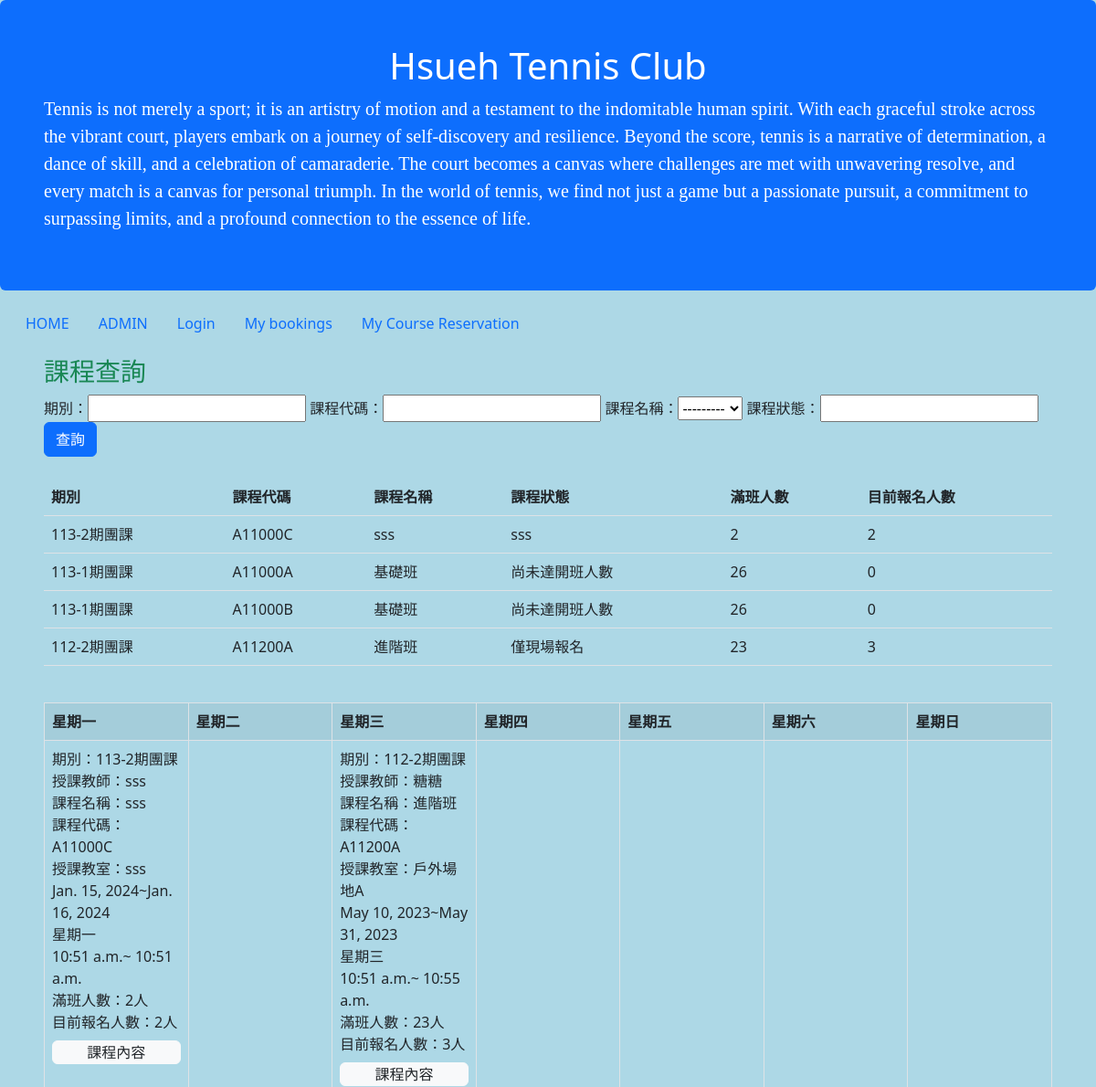
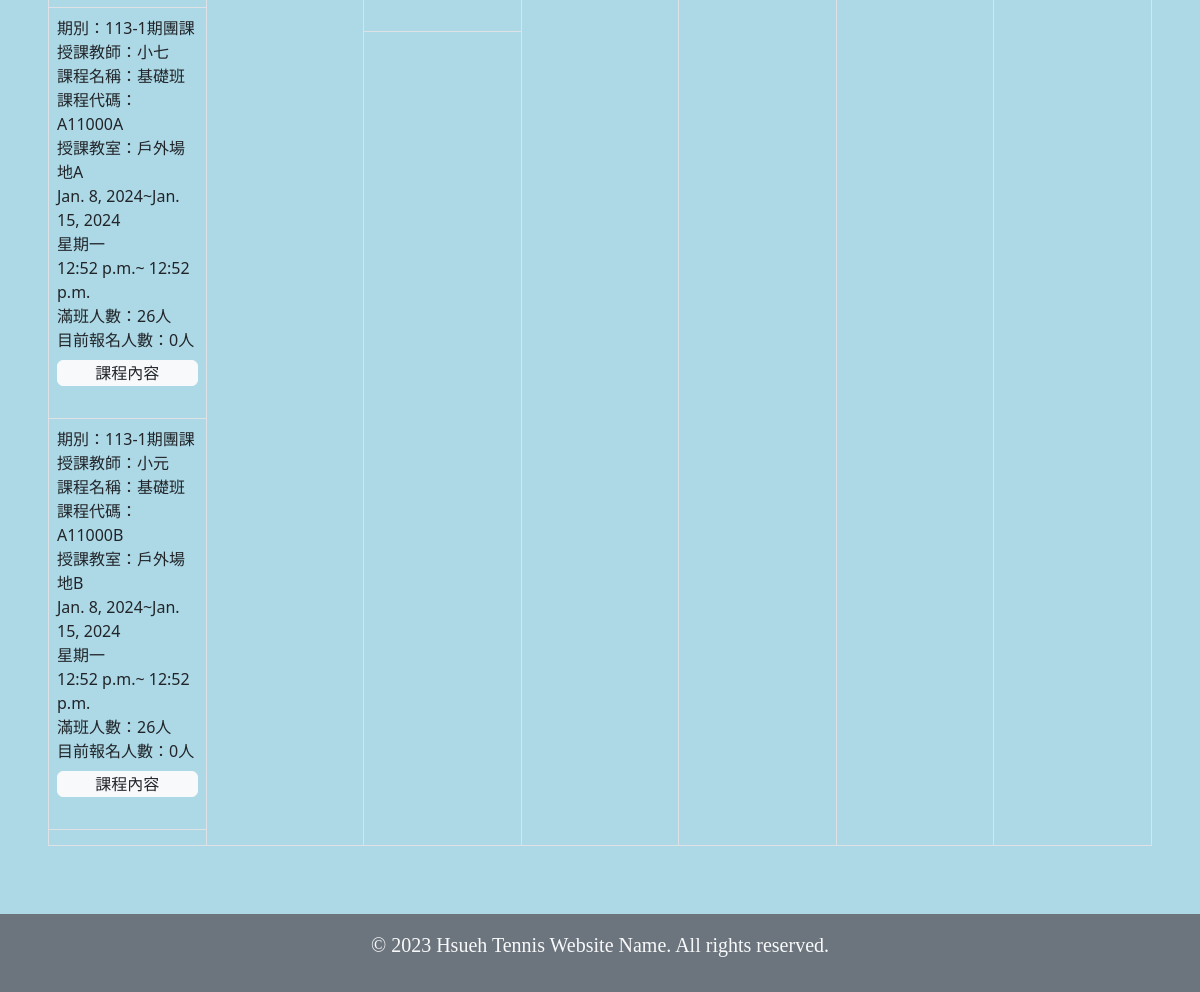
Page /Course_reservation/ on the earlier database version (2 pictures, top to bottom).
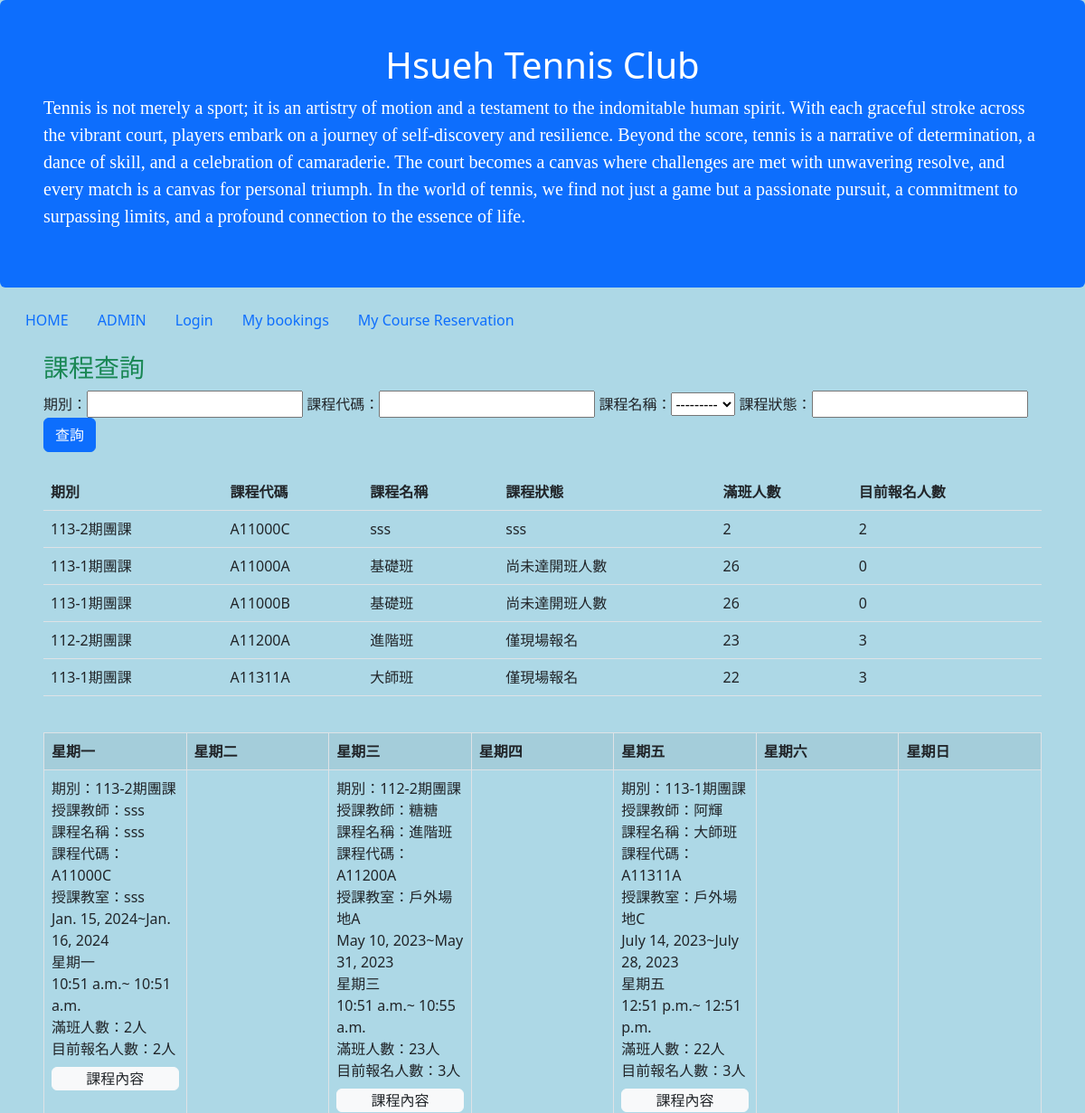
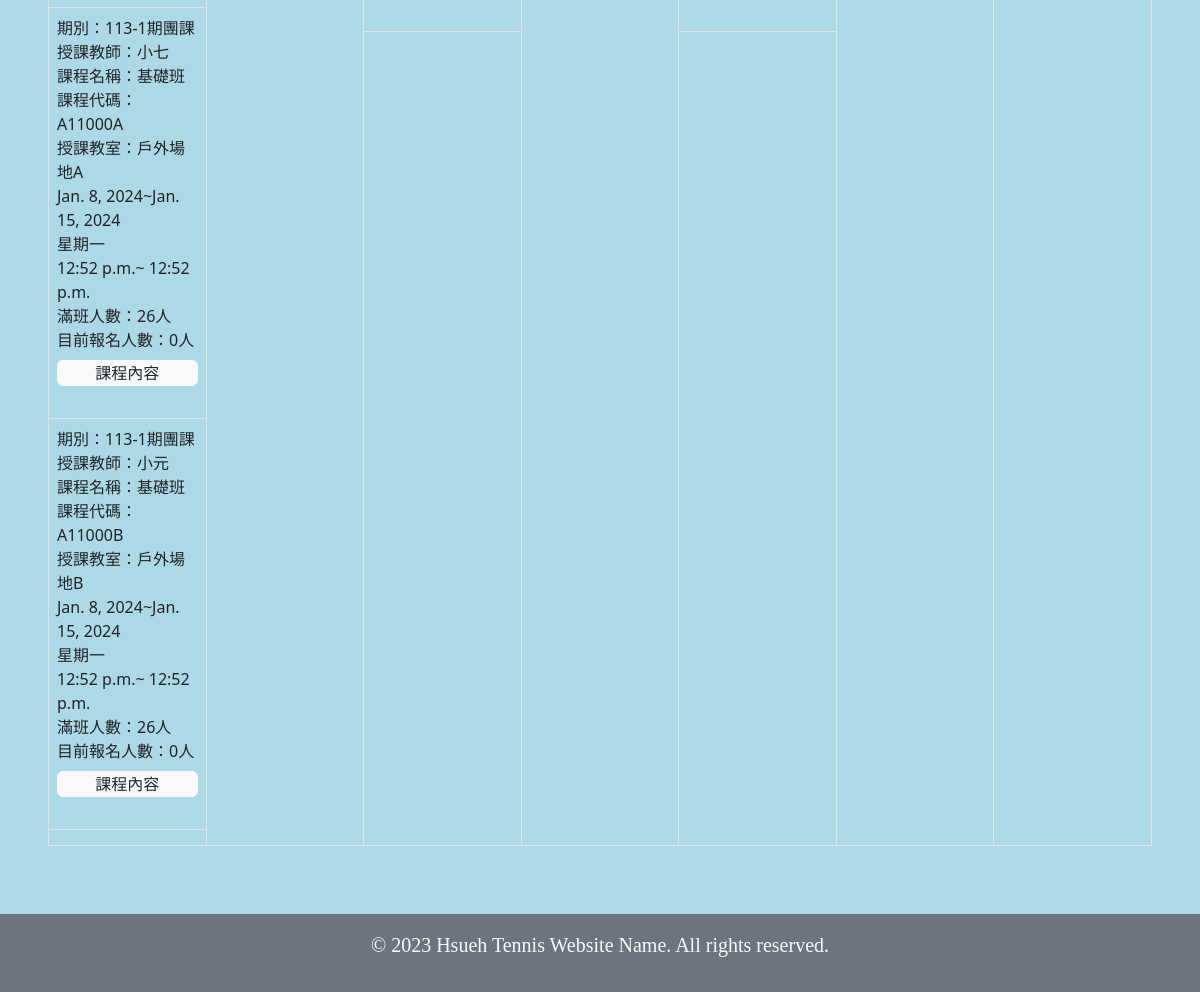
Same page on the later database version (2 pictures, top to bottom).
### Course_reservation/models.py (models this page shows, shortened)
class Course_reservation(models.Model):
    Period = models.CharField(max_length=255,null=True,help_text="期別")
    Course_code = models.CharField(max_length=255,null=True,help_text="課程代碼")
    Time_start = models.DateField(null=True,help_text="開始日期")
    Time_end = models.DateField(null=True,help_text="結束日期")
    week_choices = [
        ('星期一', '星期一'),
        ('星期二', '星期二'),
        ('星期三', '星期三'),
        ('星期四', '星期四'),
        ('星期五', '星期五'),
        ('星期六', '星期六'),
        ('星期日', '星期日'),
    ]
    week=models.CharField(max_length=10, choices=week_choices, default='')
    class_time_start=models.TimeField(null=True)
    class_time_end=models.TimeField(null=True)
    Classroom = models.CharField(max_length=255,null=True,help_text="教室")
    Category_choices = [
        ('基礎班', '基礎班'),
        ('進階班', '進階班'),
        ('大師班', '大師班'),
    ]
    Category = models.CharField(max_length=255,choices=Category_choices,null=True,help_text="課程名稱")
    Coach_name = models.CharField(max_length=255,null=True,help_text="教練名子")
    Full_number_applicants = models.IntegerField(default=26,null=True,help_text="總共可報名的人數")
    Current_number_applicants = models.IntegerField(default=0,null=True,help_text="目前報名人數")
    Class_status = models.CharField(max_length=255,null=True,help_text="班級狀態，尚未達開班人數、已達開班人數、停開、僅現場報名")

### Course_reservation/views.py (the view)
# urls.py: path('', views.index, name='index'),
def index(request):
    template = loader.get_template('test.html')
    Course_reservation_list = Course_reservation.objects.all()
    Period_list = Course_reservation.objects.values_list('Period', flat=True).distinct()
    Course_code_list = Course_reservation.objects.values_list('Course_code', flat=True).distinct()
    Category_list = Course_reservation.objects.values_list('Category', flat=True).distinct()
    course_reservation_Filter = Course_reservation_Filter(queryset=Course_reservation_list)
    if request.method == "POST":
        course_reservation_Filter = Course_reservation_Filter(request.POST, queryset=Course_reservation_list)
    context = {
        'Course_reservation_list': Course_reservation_list,
        'course_reservation_Filter': course_reservation_Filter,
        'Period_list': Period_list,
        'Course_code_list': Course_code_list,
        'Category_list': Category_list,
    }
    return HttpResponse(template.render(context, request))

### Course_reservation/templatetags/my_custom_filters.py (called while the page is built)
@register.filter(name='week')
def week(v1):
    v1 = v1.weekday()+1
    chinese_numbers = {
        1: '星期一',
        2: '星期二',
        3: '星期三',
        4: '星期四',
        5: '星期五',
        6: '星期六',
        7: '星期七',
    }
    return chinese_numbers[v1]

### Course_reservation/templates/test.html (shortened to what this page needs)
{% extends "master.html" %}
{% load my_custom_filters %}
{% block content %}
    <div class="container-fluid p-5 pt-3">
        <h3 class="text-success">課程查詢</h3>
        <form method='POST'>
            期別：{{ course_reservation_Filter.form.Period }}
            課程代碼：{{ course_reservation_Filter.form.Course_code }}
            課程名稱：{{ course_reservation_Filter.form.Category }}
            課程狀態：{{ course_reservation_Filter.form.Class_status }}
            <input type="submit" class="btn btn-primary" value="查詢"/>
        </form>
        <br/>
        <table class="table">
            <thead>
            <th>期別</th>
            <th>課程代碼</th>
            <th>課程名稱</th>
            <th>課程狀態</th>
            <th>滿班人數</th>
            <th>目前報名人數</th>
            </thead>
            <tbody>
            {% for course_reservation in course_reservation_Filter.qs %}
                <tr>
                    <td>{{ course_reservation.Period }}</td>
                    <td>{{ course_reservation.Course_code }}</td>
                    <td>{{ course_reservation.Category }}</td>
                    <td>{{ course_reservation.Class_status }}</td>
                    <td>{{ course_reservation.Full_number_applicants }}</td>
                    <td>{{ course_reservation.Current_number_applicants }}</td>
                </tr>
            {% endfor %}
            </tbody>
        </table>
        <br>
        <table class="table table-striped table-bordered">
            <tr>
                <th> 星期一</th>
                <th> 星期二</th>
                <th> 星期三</th>
                <th> 星期四</th>
                <th> 星期五</th>
                <th> 星期六</th>
                <th> 星期日</th>
            </tr>
            <tr>
                <td width="10%" class="p-0">
                    <table class="table">
                        {% for Course_reservation in Course_reservation_list %}
                            <tr>
                                <form name='my form' action='Course_content/' method='GET'>
                                    {% if Course_reservation.week == "星期一" %}
                                        <td>
                                            期別：{{ Course_reservation.Period }}<br>
                                            授課教師：{{ Course_reservation.Coach_name }}<br>
                                            課程名稱：{{ Course_reservation.Category }} <br>
                                            課程代碼：{{ Course_reservation.Course_code }} <br>
                                            授課教室：{{ Course_reservation.Classroom }} <br>
                                            {{ Course_reservation.Time_start }}~{{ Course_reservation.Time_end }}<br>
                                            {{ Course_reservation.Time_start | week }}<br>
                                            {{ Course_reservation.class_time_start }}~
                                            {{ Course_reservation.class_time_end }}
                                            <br>
                                            滿班人數：{{ Course_reservation.Full_number_applicants }}人 <br>
                                            目前報名人數：{{ Course_reservation.Current_number_applicants }}人 <br>
                                            <a class="mt-2 nav-link btn btn-light" href="Course_content/">課程內容</a>
                                            <br>
                                        </td>
                                    {% endif %}
                                </form>
                            </tr>
                        {% endfor %}
                    </table>
                </td>
                <td width="10%" class="p-0">
                </td>
                <td width="10%" class="p-0">
                    <table class="table">
                        {% for Course_reservation in Course_reservation_list %}
                            <tr>
                                {% if Course_reservation.week == "星期三" %}
                                    <td>
                                        期別：{{ Course_reservation.Period }}<br>
                                        授課教師：{{ Course_reservation.Coach_name }}<br>
                                        課程名稱：{{ Course_reservation.Category }} <br>
                                        課程代碼：{{ Course_reservation.Course_code }} <br>
                                        授課教室：{{ Course_reservation.Classroom }} <br>
                                        {{ Course_reservation.Time_start }}~{{ Course_reservation.Time_end }}<br>
                                        {{ Course_reservation.Time_start | week }}<br>
                                        {{ Course_reservation.class_time_start }}~
                                        {{ Course_reservation.class_time_end }}
                                        <br>
                                        滿班人數：{{ Course_reservation.Full_number_applicants }}人 <br>
                                        目前報名人數：{{ Course_reservation.Current_number_applicants }}人 <br>
                                        <a class="mt-2 nav-link btn btn-light" href="Course_content/">課程內容</a>
                                        <br>
                                    </td>
                                {% endif %}
                            </tr>
                        {% endfor %}
                    </table>
                </td>
                <td width="10%" class="p-0">
                </td>
                <td width="10%" class="p-0">
                    <table class="table">
                        {% for Course_reservation in Course_reservation_list %}
                            <tr>
                                {% if Course_reservation.week == "星期五" %}
                                    <td>
                                        期別：{{ Course_reservation.Period }}<br>
                                        授課教師：{{ Course_reservation.Coach_name }}<br>
                                        課程名稱：{{ Course_reservation.Category }} <br>
                                        課程代碼：{{ Course_reservation.Course_code }} <br>
                                        授課教室：{{ Course_reservation.Classroom }} <br>
                                        {{ Course_reservation.Time_start }}~{{ Course_reservation.Time_end }}<br>
                                        {{ Course_reservation.Time_start | week }}<br>
                                        {{ Course_reservation.class_time_start }}~
                                        {{ Course_reservation.class_time_end }}
                                        <br>
                                        滿班人數：{{ Course_reservation.Full_number_applicants }}人 <br>
                                        目前報名人數：{{ Course_reservation.Current_number_applicants }}人 <br>
                                        <a class="mt-2 nav-link btn btn-light" href="Course_content/">課程內容</a>
                                        <br>
                                    </td>
                                {% endif %}
                            </tr>
                        {% endfor %}
                    </table>
                </td>
                <td width="10%" class="p-0">
                </td>
                <td width="10%" class="p-0">
                </td>
            </tr>
        </table>
    </div>
{% endblock %}

### members/templates/master.html (shortened to what this page needs)
<!DOCTYPE html>
<html>
<head>
  <link href="https://cdn.jsdelivr.net/npm/bootstrap@5.2.3/dist/css/bootstrap.min.css" rel="stylesheet">
</head>
{% load static %}
<link rel="stylesheet" href="{% static '/css/club.css' %}">
<body>
  <div class="p-5 bg-primary text-white rounded">
    <h1>Hsueh Tennis Club</h1>
    <p>Tennis is not merely a sport; it is an artistry of motion and a testament to the indomitable human spirit. With each graceful stroke across the vibrant court, players embark on a journey of self-discovery and resilience. Beyond the score, tennis is a narrative of determination, a dance of skill, and a celebration of camaraderie. The court becomes a canvas where challenges are met with unwavering resolve, and every match is a canvas for personal triumph. In the world of tennis, we find not just a game but a passionate pursuit, a commitment to surpassing limits, and a profound connection to the essence of life.</p>
  </div>
  <div class="container-fluid mt-3">
    <ul class="nav">
      <li class="nav-item">
        <a class="nav-link" href="/">HOME</a>
      </li>
      <li class="nav-item">
        <a class="nav-link" href="/admin">ADMIN</a>
      </li>
      {% if user.is_authenticated %}
        <li class="nav-item">
            <a class="nav-link" href="{% url 'logout' %}">Logout ({{ user }}) </a>
        </li>
      {% else %}
        <li class="nav-item">
            <a class="nav-link" href="{% url 'login' %}">Login</a>
        </li>
      {% endif %}
      <li class="nav-item">
        <a class="nav-link" href="/courts/bookings/">My bookings</a>
      </li>
     <li class="nav-item">
        <a class="nav-link" href="/Course_reservation/">My Course Reservation</a>
      </li>
    </ul>
  </div>
{% block content %}
{% endblock %}
<footer class="bg-secondary text-light text-center py-3 mt-1">
  <div class="container">
      <p>&copy; 2023 Hsueh Tennis Website Name. All rights reserved.</p>
  </div>
</footer>
</body>
</html>

### static/css/club.css (style rules this page uses)
body { background-color: lightblue; }
h1 { color: white; text-align: center; }
p { font-family: verdana; font-size: 20px; }

Differences in the rows shown:
added Course_reservation: Period "113-1期團課", Course_code "A11311A", Category "大師班", Class_status "僅現場報名", Full_number_applicants "22", Current_number_applicants "3", Coach_name "阿輝", Classroom "戶外場地C", Time_start "July 14, 2023", Time_end "July 28, 2023", Time_start|week "星期五", class_time_start "12:51 p.m.", class_time_end "12:51 p.m."
